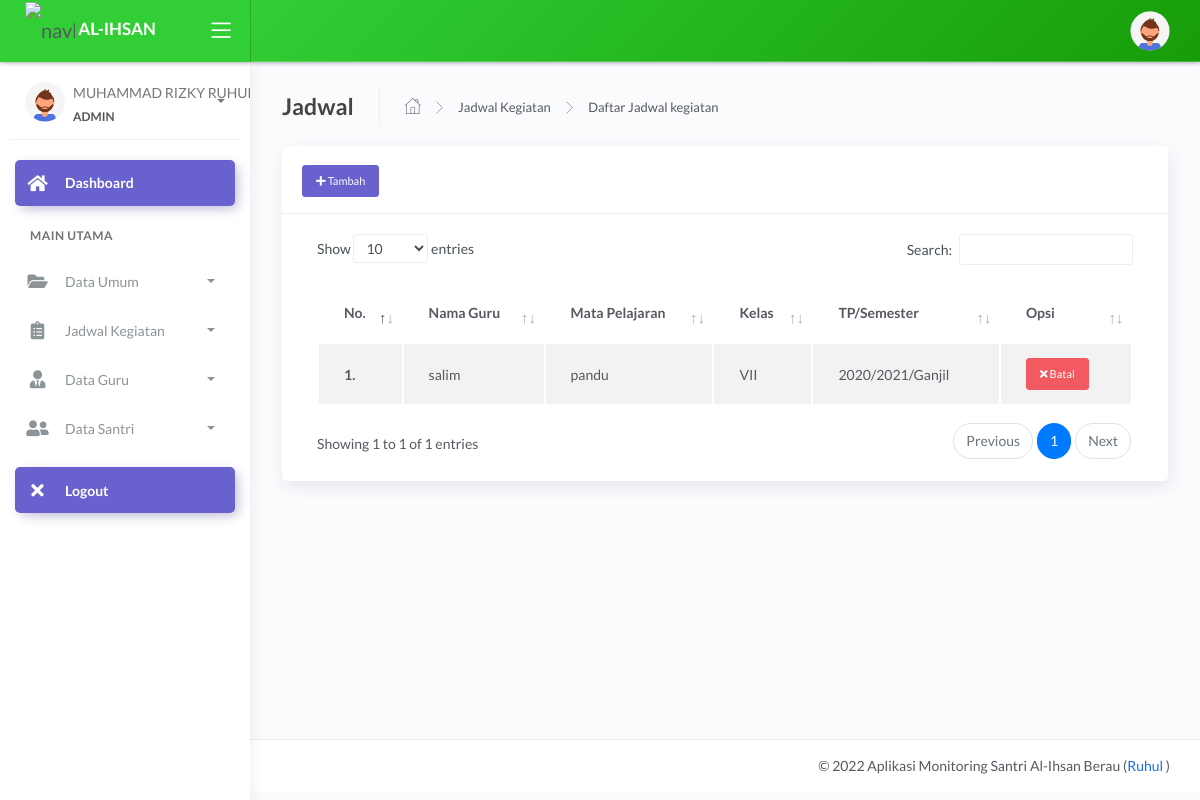
Page /admin/dashboard.php?page=jadwal (signed in) on the committed database.
### tables this page shows
CREATE TABLE `tb_mengajar` (
  `id_mengajar` int(11) NOT NULL,
  `kode_pelajaran` varchar(30) NOT NULL,
  `hari` varchar(40) NOT NULL,
  `jam_mengajar` varchar(60) NOT NULL,
  `jamke` varchar(11) NOT NULL,
  `id_guru` int(11) NOT NULL,
  `id_mapel` int(11) NOT NULL,
  `id_mkelas` int(11) NOT NULL,
  `id_semester` int(11) NOT NULL,
  `id_thajaran` int(11) NOT NULL
);

CREATE TABLE `tb_guru` (
  `id_guru` int(11) NOT NULL,
  `nip` varchar(15) NOT NULL,
  `nama_guru` varchar(120) NOT NULL,
  `email` varchar(65) NOT NULL,
  `password` varchar(100) NOT NULL,
  `foto` varchar(255) NOT NULL,
  `status` varchar(5) NOT NULL
);

CREATE TABLE `tb_master_mapel` (
  `id_mapel` int(11) NOT NULL,
  `kode_mapel` varchar(40) NOT NULL,
  `mapel` varchar(60) NOT NULL
);

CREATE TABLE `tb_mkelas` (
  `id_mkelas` int(11) NOT NULL,
  `kd_kelas` varchar(40) NOT NULL,
  `nama_kelas` varchar(40) NOT NULL
);

CREATE TABLE `tb_thajaran` (
  `id_thajaran` int(11) NOT NULL,
  `tahun_ajaran` varchar(30) NOT NULL,
  `status` int(11) NOT NULL
);

CREATE TABLE `tb_semester` (
  `id_semester` int(11) NOT NULL,
  `semester` varchar(45) NOT NULL,
  `status` int(10) NOT NULL
);

### admin/dashboard.php (the view, shortened to what this page needs)
<?php
include '../config/db.php';
?> <script>
<?php
$id_login = @$_SESSION['admin'];
$sql = mysqli_query($con, "SELECT * FROM tb_admin
WHERE id_admin = '$id_login'") or die(mysqli_error($con));
$data = mysqli_fetch_array($sql);
?>
<!DOCTYPE html>
<html lang="en">
<head>
	<link rel="stylesheet" href="../assets/css/bootstrap.min.css">
	<link rel="stylesheet" href="../assets/css/atlantis.min.css">
	<link rel="stylesheet" href="../assets/css/demo.css">
</head>
<body>
	<div class="wrapper">
		<div class="main-header">
			<div class="logo-header" data-background-color="green">
				<a href="dashboard.php" class="logo">
					<img src="../assets/img/h.png" alt="navbar brand" class="navbar-brand" width="50">
					<b class="text-white">AL-IHSAN</b>
				</a>
				<div class="nav-toggle">
					<button class="btn btn-toggle toggle-sidebar">
						<i class="icon-menu"></i>
					</button>
				</div>
			</div>
			<nav class="navbar navbar-header navbar-expand-lg  bg-success-gradient">
				<div class="container-fluid">
					<ul class="navbar-nav topbar-nav ml-md-auto align-items-center">
						<li class="nav-item dropdown hidden-caret">
							<a class="dropdown-toggle profile-pic" data-toggle="dropdown" href="#" aria-expanded="false">
								<div class="avatar-sm">
									<img src="../assets/img/user/<?= $data['foto'] ?>" alt="..." class="avatar-img rounded-circle">
								</div>
							</a>
						</li>
					</ul>
				</div>
			</nav>
		</div>
		<div class="sidebar sidebar-style-2">
			<div class="sidebar-wrapper scrollbar scrollbar-inner">
				<div class="sidebar-content">
					<div class="user">
						<div class="avatar-sm float-left mr-2">
							<img src="../assets/img/user/<?= $data['foto'] ?>" alt="..." class="avatar-img rounded-circle">
						</div>
						<div class="info">
							<a data-toggle="collapse" href="#collapseExample" aria-expanded="true">
								<span>
									<?= $data['nama_lengkap'] ?>
									<span class="user-level">ADMIN</span>
									<span class="caret"></span>
								</span>
							</a>
						</div>
					</div>
					<ul class="nav nav-secondary">
						<li class="nav-item active">
							<a href="dashboard.php" class="collapsed">
								<i class="fas fa-home"></i>
								<p>Dashboard</p>
							</a>
						</li>
						<li class="nav-section">
							<h4 class="text-section">Main Utama</h4>
						</li>
						<li class="nav-item">
							<a data-toggle="collapse" href="#base">
								<i class="fas fa-folder-open"></i>
								<p>Data Umum</p>
								<span class="caret"></span>
							</a>
						</li>
						<li class="nav-item">
							<a data-toggle="collapse" href="#sidebarLayouts">
								<i class="fas fa-clipboard-list"></i>
								<p>Jadwal Kegiatan</p>
								<span class="caret"></span>
							</a>
						</li>
						<li class="nav-item">
							<a data-toggle="collapse" href="#guru">
								<i class="fas fa-user-tie"></i>
								<p>Data Guru</p>
								<span class="caret"></span>
							</a>
						</li>
						<li class="nav-item">
							<a data-toggle="collapse" href="#santri">
								<i class="fas fa-user-friends"></i>
								<p>Data Santri</p>
								<span class="caret"></span>
							</a>
						</li>
						<li class="nav-item active mt-3">
							<a href="logout.php" class="collapsed">
								<i class="fas fa-times "></i>
								<p>Logout</p>
							</a>
						</li>
					</ul>
				</div>
			</div>
		</div>
		<div class="main-panel">
			<div class="content">
				<?php
				$page = @$_GET['page'];
				$act = @$_GET['act'];
				if ($page == 'master') {
					if ($act == 'kelas') {
						include 'modul/master/kelas/data_kelas.php';
					} elseif ($act == 'delkelas') {
						include 'modul/master/kelas/del.php';
					} elseif ($act == 'semester') {
						include 'modul/master/semester/data.php';
					} elseif ($act == 'delsemester') {
						include 'modul/master/semester/del.php';
					} elseif ($act == 'set_semester') {
						include 'modul/master/semester/set.php';
					}
					elseif ($act == 'ta') {
						include 'modul/master/ta/data.php';
					} elseif ($act == 'delta') {
						include 'modul/master/ta/del.php';
					} elseif ($act == 'set_ta') {
						include 'modul/master/ta/set.php';
					} elseif ($act == 'mapel') {
						include 'modul/master/mapel/data.php';
					} elseif ($act == 'delmapel') {
						include 'modul/master/mapel/del.php';
					}
				} elseif ($page == 'jadwal') {
					if ($act == '') {
						include 'modul/jadwal/data_mengajar.php';
					} elseif ($act == 'add') {
						include 'modul/jadwal/tambah.php';
					} elseif ($act == 'cancel') {
						include 'modul/jadwal/cancel.php';
					}
				} elseif ($page == '') {
					include 'modul/home.php';
				} else {
					echo "<b>Tidak ada Halaman</b>";
				}
				?>
			</div>
			<footer class="footer">
				<div class="container">
					<div class="copyright ml-auto">
						&copy; <?php echo date('Y'); ?> Aplikasi Monitoring Santri Al-Ihsan Berau (<a href="index.php">Ruhul </a> )
					</div>
				</div>
			</footer>
		</div>
	</div>
</body>
</html>

### admin/modul/jadwal/data_mengajar.php
<div class="page-inner">
  <div class="page-header">
    <h4 class="page-title">Jadwal</h4>
    <ul class="breadcrumbs">
      <li class="nav-home">
        <a href="#">
          <i class="flaticon-home"></i>
        </a>
      </li>
      <li class="separator">
        <i class="flaticon-right-arrow"></i>
      </li>
      <li class="nav-item">
        <a href="#">Jadwal Kegiatan</a>
      </li>
      <li class="separator">
        <i class="flaticon-right-arrow"></i>
      </li>
      <li class="nav-item">
        <a href="#">Daftar Jadwal kegiatan</a>
      </li>
    </ul>
  </div>
  <div class="row">
    <div class="col-md-12">
      <div class="card">
        <div class="card-header">
          <div class="card-title">
            <a href="?page=jadwal&act=add" class="btn btn-secondary btn-sm text-white"><i class="fa fa-plus"></i> Tambah</a>
          </div>
        </div>
        <div class="card-body">
          <div class="table-responsive">
            <table id="basic-datatables" class="display table table-striped table-hover">
              <thead>
                <tr>
                  <th>No.</th>
                  <th>Nama Guru</th>
                  <th>Mata Pelajaran</th>
                  <th>Kelas</th>
                  <th>TP/Semester</th>
                  <th>Opsi </th>
                </tr>
              </thead>
              <tbody>
                <?php
                $no = 1;
                $mapel = mysqli_query($con, "SELECT * FROM tb_mengajar
                            INNER JOIN tb_guru ON tb_mengajar.id_guru=tb_guru.id_guru
                            INNER JOIN tb_master_mapel ON tb_mengajar.id_mapel=tb_master_mapel.id_mapel
                            INNER JOIN tb_mkelas ON tb_mengajar.id_mkelas=tb_mkelas.id_mkelas
                            INNER JOIN tb_semester ON tb_mengajar.id_semester=tb_semester.id_semester
                            INNER JOIN tb_thajaran ON tb_mengajar.id_thajaran=tb_thajaran.id_thajaran ");
                foreach ($mapel as $d) {
                ?>
                  <tr>
                    <th scope="row"><b><?= $no++; ?>.</b></th>
                    <td><?= $d['nama_guru'] ?></td>
                    <td><?= $d['mapel'] ?></td>
                    <td><?= $d['nama_kelas'] ?></td>
                    <td><?= $d['tahun_ajaran'] ?>/<?= $d['semester'] ?></td>
                    <td>
                      <a href="?page=jadwal&act=cancel&id=<?= $d['id_mengajar']; ?>" class="btn btn-danger btn-sm"><i class="fa fa-times"></i> Batal</a>
                    </td>
                  </tr>
                <?php } ?>
              </tbody>
            </table>
          </div>
        </div>
      </div>
    </div>
  </div>
</div>

### rows in the picture
tb_mengajar: id_guru.nama_guru "salim", id_mapel.mapel "pandu", id_mkelas.nama_kelas "VII", id_thajaran.tahun_ajaran "2020/2021", id_semester.semester "Ganjil"

### other values in the picture
$data['nama_lengkap'] "MUHAMMAD RIZKY…"
